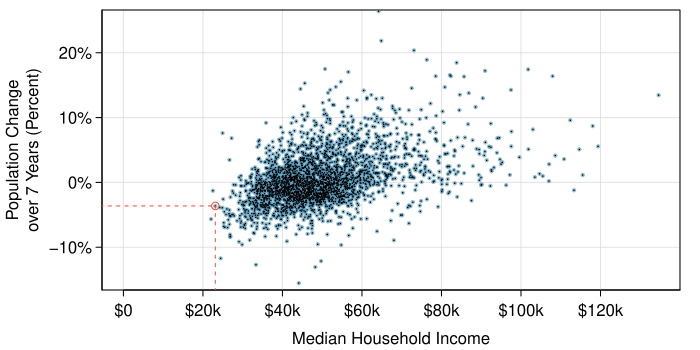

Write the R code that produced this figure.
library(openintro)
data(county)
data(COL)

ind <- 1088

myPDF("pop_change_v_med_income.pdf", 6, 3.5,
      mar = c(3, 5.1, 0.5, 1),
      mgp = c(2.4, 0.5, 0))
x <- county$median_hh_income
y <- county$pop_change
ylim <- c(-15, 25) # range(y, na.rm = TRUE)
plot(x, y,
     pch = 20,
     cex = 0.7,
     type = "n",
     xlim = c(0, max(x, na.rm = TRUE)),
     ylim = ylim,
     xlab = "",
     ylab = "",
     axes = FALSE)
AxisInDollars(1, pretty(c(0, x)))
AxisInPercent(2, pretty(ylim))
abline(h = pretty(ylim), v = pretty(c(0, x)), col = COL[7, 2])
box()
points(x, y, pch = 20, cex = 0.7, col = COL[1, 3])
points(x, y, pch = ".")
mtext("Median Household Income", 1, 1.9)
par(las = 0)
mtext("Population Change\nover 7 Years (Percent)", 2, 3)
t1 <- x[ind]
t2 <- y[ind]
lines(c(t1, t1), c(-1e5, t2),
      lty = 2,
      col = COL[4])
lines(c(-1e5, t1), c(t2, t2),
      lty = 2,
      col = COL[4])
points(t1, t2,
       col = COL[4])
dev.off()

county[ind, ]
